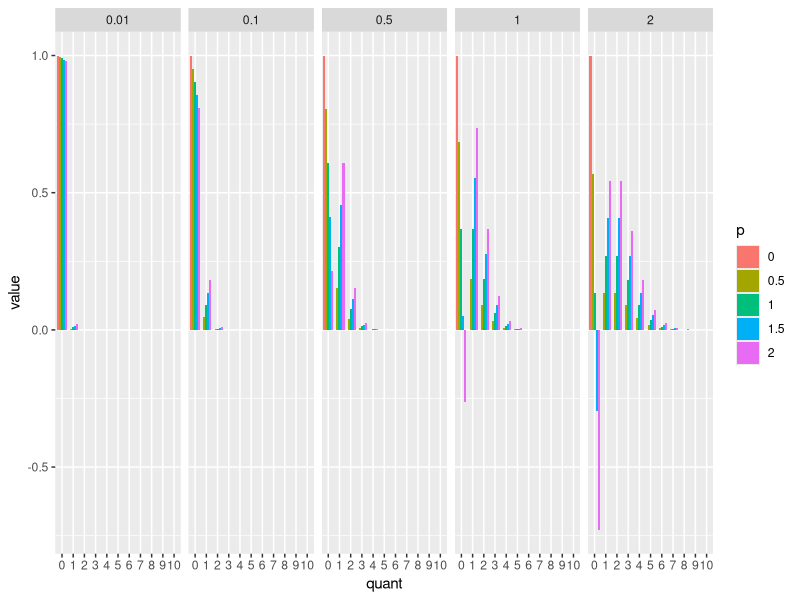
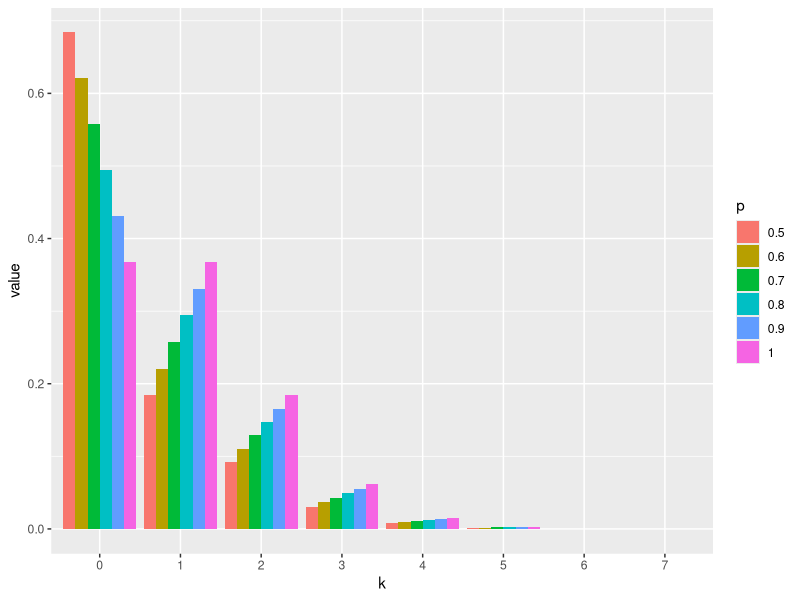

Recreate these plots in R, in order.
#density ZIP
dzipois <- function(x, lambda, p, log = FALSE) {
  ifelse(x == 0, 1 - p + p * exp(-lambda), p * (lambda^x) * exp(-lambda)/(factorial(x)))
}


dzipois(5, 2, 1)
dpois(5, 2)

library(ggplot2)
library(reshape2)
library(dplyr)

compare_dens <- function(lambdas = c(0.1, 0.5, 1, 2), quantiles = 0L:10, ps = 0:4/4) {
  melt(do.call(rbind, lapply(lambdas, function(single_lambda) {
    df_dens <- data.frame(factor(rep(single_lambda, length(quantiles))), 
                          factor(quantiles), 
                          sapply(ps, function(single_p)
                            dzipois(quantiles, single_lambda, single_p)))
    
    colnames(df_dens) <- c("lambda", "quant", ps)
    df_dens
  })), variable.name = "p")
}

mdf_dens <- compare_dens(lambdas = c(0.01, 0.1, 0.5, 1, 2),
                         quantiles = 0L:10,
                         ps = 0:4/2)
ggplot(mdf_dens, aes(x = quant, y = value, fill = p)) +
  geom_bar(stat = "identity", position = "dodge") +
  facet_wrap(~ lambda, nrow = 1)


#probability function from Wang 2012
#p overdispersed/underdispersed Poisson
#if p > 1, underdispersion
doupois <- function(x, lambda, p) {
  if(p > (1 - exp(-lambda))^-1)
    stop("Probability distribution no longer valid.")
  sapply(x, function(ith_x) {
    if(ith_x == 0) {
      (1 - p) + p*exp(-lambda)
    } else {
      p * ((lambda^ith_x) * exp(-lambda))/(factorial(ith_x))
    }
  })
}
# Example:
#doupois(5, 1, 1)
#dpois(5, 1)

dens <- sapply(5L:10/10, function(single_p)
  doupois(0L:7, 1, single_p))
mdens <- melt(dens, varnames = c("k", "p"))
mdens[["p"]] <- factor(mdens[["p"]], labels = 5L:10/10)
mdens[["k"]] <- factor(mdens[["k"]], labels = 0L:7)

library(ggplot2)

ggplot(mdens, aes(x = k, fill = p, y = value)) +
  geom_bar(stat = "identity", position = "dodge")

mutate(mdens, expected = as.numeric(as.character(k)) * value) %>% 
  group_by(p) %>%
  summarize(est_mean = (sum(expected))) %>%
  mutate(bias = 1 - est_mean)
